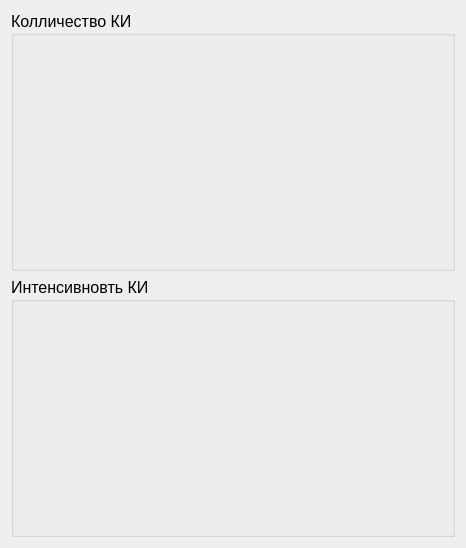
                 <widget class="QWidget" name="scrollAreaWidgetContents">
                  <property name="geometry">
                   <rect>
                    <x>0</x>
                    <y>0</y>
                    <width>466</width>
                    <height>548</height>
                   </rect>
                  </property>
                  <layout class="QVBoxLayout" name="verticalLayout_4">
                   <item>
                    <widget class="QGroupBox" name="resCountCIGroupBox">
                     <property name="font">
                      <font>
                       <pointsize>12</pointsize>
                      </font>
                     </property>
                     <property name="title">
                      <string>Колличество КИ</string>
                     </property>
                     <layout class="QHBoxLayout" name="horizontalLayout_11">
                      <item>
                       <widget class="QCustomPlot" name="graphicCountCIWidget" native="true">
                        <property name="minimumSize">
                         <size>
                          <width>150</width>
                          <height>200</height>
                         </size>
                        </property>
                       </widget>
                      </item>
                     </layout>
                    </widget>
                   </item>
                   <item>
                    <widget class="QGroupBox" name="resKGroupBox">
                     <property name="font">
                      <font>
                       <pointsize>12</pointsize>
                      </font>
                     </property>
                     <property name="title">
                      <string>Интенсивновть КИ</string>
                     </property>
                     <layout class="QHBoxLayout" name="horizontalLayout_2">
                      <item>
                       <widget class="QCustomPlot" name="graphicKCIWidget" native="true">
                        <property name="minimumSize">
                         <size>
                          <width>150</width>
                          <height>200</height>
                         </size>
                        </property>
                       </widget>
                      </item>
                     </layout>
                    </widget>
                   </item>
                  </layout>
                 </widget>
